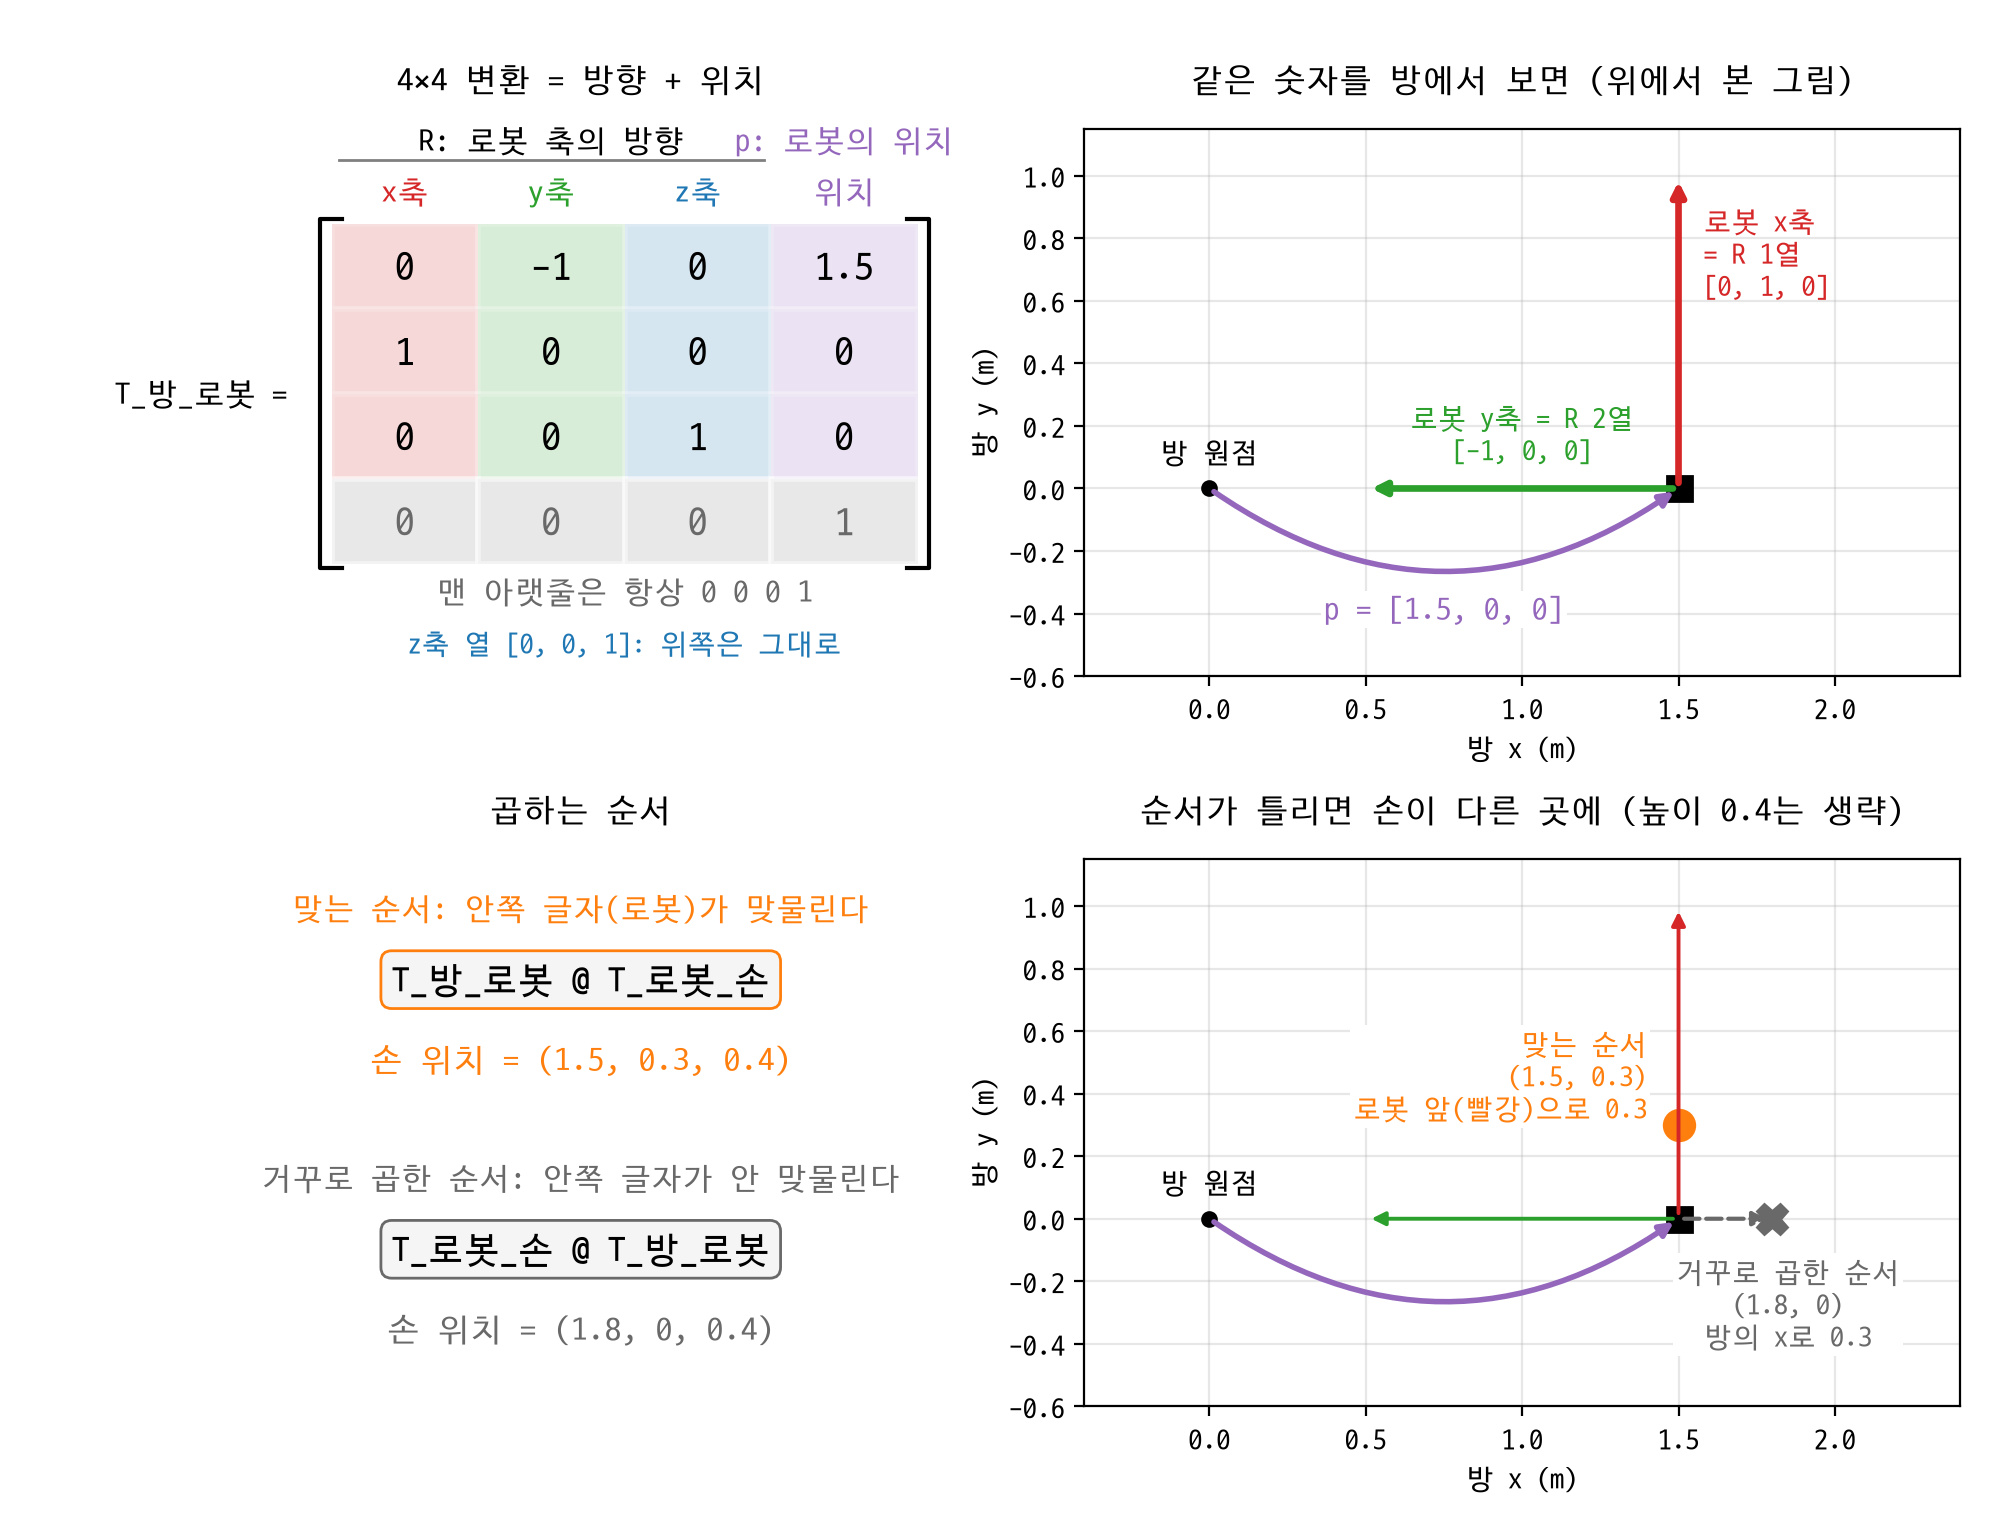

Write the Python code that produced this figure.
import matplotlib.pyplot as plt
import numpy as np
from matplotlib.patches import Rectangle

# plt.rcParams["font.family"] = "AppleGothic"
plt.rcParams["font.family"] = "D2Coding"
plt.rcParams["axes.unicode_minus"] = False


def Rz(각도_도: float) -> np.ndarray:
    """z축 기준 반시계 회전 (rotation_tools.Rz와 같은 식)."""
    c, s = np.cos(np.deg2rad(각도_도)), np.sin(np.deg2rad(각도_도))
    return np.array([[c, -s, 0], [s, c, 0], [0, 0, 1]])


def 변환(R: np.ndarray, p) -> np.ndarray:
    T = np.eye(4)
    T[:3, :3] = R
    T[:3, 3] = p
    return T


def 깔끔(a):
    return np.round(a, 3) + 0.0          # 6e-17 같은 찌꺼기와 -0.0 없애기


def 글(v):
    return ", ".join(f"{x:g}" for x in v)


# 1) 슬라이드 45, 50쪽의 값 (b18_homogeneous.py, b22_mistakes.py)
T_방_로봇 = 변환(Rz(90), [1.5, 0.0, 0.0])               # 로봇: 방의 (1.5, 0)에서 왼쪽으로 90도
T_로봇_손 = 변환(np.eye(3), [0.3, 0.0, 0.4])            # 손은 로봇 앞 0.3m, 높이 0.4m
손_맞음 = 깔끔((T_방_로봇 @ T_로봇_손)[:3, 3])
손_틀림 = 깔끔((T_로봇_손 @ T_방_로봇)[:3, 3])
print("T_방_로봇 =\n", 깔끔(T_방_로봇))
print("T_방_로봇 @ T_로봇_손:", 손_맞음)
print("T_로봇_손 @ T_방_로봇:", 손_틀림)
T = 깔끔(T_방_로봇)
R, p = T[:3, :3], T[:3, 3]

빨강, 초록, 파랑, 보라, 주황 = "tab:red", "tab:green", "tab:blue", "tab:purple", "tab:orange"
축색 = [빨강, 초록, 파랑, 보라]
흰 = dict(facecolor="white", edgecolor="none", pad=1)
그림 = plt.figure(figsize=(10, 7.6))
격자 = 그림.add_gridspec(2, 2, width_ratios=[1, 1.15])

# 2) 왼쪽 위: 4×4 행렬을 칸마다 그리고 색으로 묶기
칸 = 그림.add_subplot(격자[0, 0])
칸.axis("off")
칸.set(xlim=(-0.9, 4.3), ylim=(-1.4, 5.2))
for 행 in range(4):
    for 열 in range(4):
        색 = "lightgray" if 행 == 3 else 축색[열]
        칸.add_patch(Rectangle((열, 3 - 행), 1, 1, facecolor=색, alpha=0.18 if 행 < 3 else 0.5,
                              edgecolor="white", linewidth=2))
        칸.text(열 + 0.5, 3.5 - 행, f"{T[행, 열]:g}", ha="center", va="center", fontsize=14,
               color="dimgray" if 행 == 3 else "black")
for 변, 방향 in [(-0.08, 1), (4.08, -1)]:               # 대괄호
    칸.plot([변 + 0.15 * 방향, 변, 변, 변 + 0.15 * 방향], [4.05, 4.05, -0.05, -0.05], color="black")
for 열, 이름 in enumerate(["x축", "y축", "z축", "위치"]):
    칸.text(열 + 0.5, 4.25, 이름, color=축색[열], ha="center", fontsize=11)
칸.plot([0.05, 2.95], [4.75, 4.75], color="gray", linewidth=1)
칸.text(1.5, 4.85, "R: 로봇 축의 방향", ha="center", fontsize=11)
칸.text(3.5, 4.85, "p: 로봇의 위치", ha="center", color=보라, fontsize=11)
칸.text(-0.3, 2.0, "T_방_로봇 =", ha="right", va="center", fontsize=11)
칸.text(2.0, -0.45, "맨 아랫줄은 항상 0 0 0 1", ha="center", color="dimgray", fontsize=11)
칸.text(2.0, -1.05, f"z축 열 [{글(R[:, 2])}]: 위쪽은 그대로", ha="center", color=파랑, fontsize=10)

# 3) 방을 위에서 본 그림: p 화살표 + R의 1, 2열을 로봇 위치에 (z는 그리지 않음)
범위 = dict(xlim=(-0.4, 2.4), ylim=(-0.6, 1.15))


def 방_그리기(칸, 축_굵기=2.4, 글자=True):
    칸.plot(0, 0, "ko", markersize=5)
    칸.text(0, 0.07, "방 원점", ha="center", va="bottom", fontsize=10)
    칸.annotate("", xy=p[:2], xytext=(0, 0),           # 아래로 휘게 그려 로봇 y축과 겹치지 않게
                arrowprops=dict(arrowstyle="-|>", color=보라, linewidth=2, connectionstyle="arc3,rad=0.35"))
    for 열 in range(2):                              # R의 1열 = 로봇 x축, 2열 = 로봇 y축 (단위 길이)
        칸.annotate("", xy=p[:2] + R[:2, 열], xytext=p[:2],
                    arrowprops=dict(arrowstyle="-|>", color=축색[열], linewidth=축_굵기))
    칸.plot(*p[:2], "s", color="black", markersize=9)
    if 글자:
        칸.text(0.75, -0.42, f"p = [{글(p)}]", color=보라, ha="center", fontsize=11, bbox=흰)
        칸.text(1.58, 0.75, f"로봇 x축\n= R 1열\n[{글(R[:, 0])}]", color=빨강, fontsize=10, va="center")
        칸.text(1.0, 0.07, f"로봇 y축 = R 2열\n[{글(R[:, 1])}]", color=초록, fontsize=10,
               ha="center", va="bottom")
    칸.set(**범위, xlabel="방 x (m)", ylabel="방 y (m)")
    칸.set_aspect("equal")
    칸.grid(alpha=0.3)


방 = 그림.add_subplot(격자[0, 1])
방_그리기(방)

# 4) 왼쪽 아래: 두 곱셈 순서
글_칸 = 그림.add_subplot(격자[1, 0])
글_칸.axis("off")
글_칸.set(xlim=(0, 1), ylim=(0, 1))
for 높이, 제목, 식, 손, 색 in [(0.88, "맞는 순서: 안쪽 글자(로봇)가 맞물린다", "T_방_로봇 @ T_로봇_손", 손_맞음, 주황),
                         (0.40, "거꾸로 곱한 순서: 안쪽 글자가 안 맞물린다", "T_로봇_손 @ T_방_로봇", 손_틀림, "dimgray")]:
    글_칸.text(0.5, 높이, 제목, ha="center", fontsize=11, color=색)
    글_칸.text(0.5, 높이 - 0.13, 식, ha="center", fontsize=13,
              bbox=dict(boxstyle="round", facecolor="whitesmoke", edgecolor=색))
    글_칸.text(0.5, 높이 - 0.27, f"손 위치 = ({글(손)})", ha="center", fontsize=12, color=색)

# 5) 오른쪽 아래: 두 손 위치를 같은 방 그림에
손칸 = 그림.add_subplot(격자[1, 1])
방_그리기(손칸, 축_굵기=1.4, 글자=False)
손칸.annotate("", xy=손_틀림[:2], xytext=p[:2],        # 거꾸로: 방의 x 방향으로 0.3
             arrowprops=dict(arrowstyle="-|>", color="dimgray", linewidth=1.5, linestyle="--"))
손칸.plot(*손_맞음[:2], "o", color=주황, markersize=11)
손칸.plot(*손_틀림[:2], "X", color="dimgray", markersize=11)
손칸.text(손_맞음[0] - 0.1, 손_맞음[1], f"맞는 순서\n({글(손_맞음[:2])})\n로봇 앞(빨강)으로 0.3",
         color=주황, ha="right", va="bottom", fontsize=10, bbox=흰)
손칸.text(손_틀림[0] + 0.05, 손_틀림[1] - 0.12, f"거꾸로 곱한 순서\n({글(손_틀림[:2])})\n방의 x로 0.3",
         color="dimgray", ha="center", va="top", fontsize=10, bbox=흰)

그림.subplots_adjust(left=0.1, right=0.98, bottom=0.07, top=0.92, wspace=0.15, hspace=0.3)
for 패널, 제목 in [(칸, "4×4 변환 = 방향 + 위치"), (방, "같은 숫자를 방에서 보면 (위에서 본 그림)"),
                 (글_칸, "곱하는 순서"), (손칸, "순서가 틀리면 손이 다른 곳에 (높이 0.4는 생략)")]:
    자리 = 패널.get_position()
    윗줄 = max(p_.get_position().y1 for p_ in ([칸, 방] if 패널 in (칸, 방) else [글_칸, 손칸]))
    그림.text((자리.x0 + 자리.x1) / 2, 윗줄 + 0.02, 제목, ha="center", fontsize=12)
그림.savefig("s45_homogeneous.png", dpi=200)
print("저장: s45_homogeneous.png")
